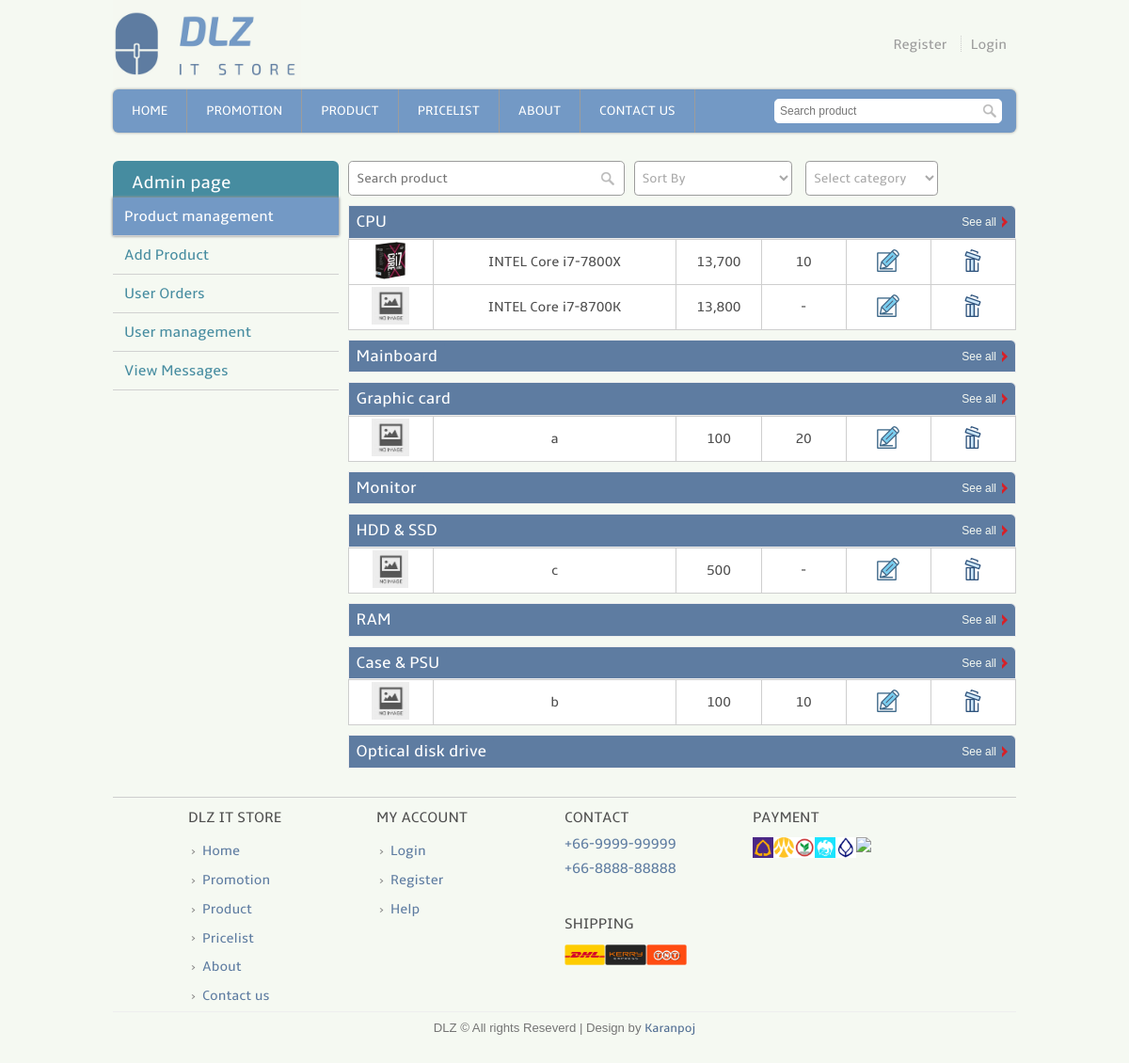
The app's page /admin.php with its own data.
### tables this page shows
CREATE TABLE `product` (
  `pro_id` int(11) NOT NULL,
  `pro_name` varchar(255) NOT NULL,
  `pro_pic` varchar(255) NOT NULL,
  `pro_desc` text NOT NULL,
  `pro_price` float NOT NULL,
  `pro_pdis` int(11) NOT NULL,
  `pro_psale` float NOT NULL,
  `pro_warr` varchar(11) NOT NULL,
  `pro_detail` text NOT NULL,
  `pro_avai` int(11) NOT NULL,
  `cat_id` int(11) NOT NULL
);

### template.class.php (called while the page is built, shortened)
<?php
    class Template {
        protected $file;
        protected $values = array();
        public function __construct($file) {
            $this->file = $file;
        }
        public function set($key, $value) {
            $this->values[$key] = $value;
        }
        public function output() {
            $output = file_get_contents($this->file);
            foreach ($this->values as $key => $value) {
            	$tagToReplace = "[@$key]";
            	$output = str_replace($tagToReplace, $value, $output);
            }
            return $output;
        }
    }
?>

### admin.php (the view, shortened to what this page needs)
<?php
	require_once('connect.php');
	include("template.class.php");
	if(!isset($_SESSION['username']))
	{
		$layout_header = new Template("layout_header.tpl");
		$layout_footer = new Template("layout_footer.tpl");
	}
	$layout_header->set('title','Admin : My account : IT Online Shopping website');
	echo $layout_header->output();
	if (!isset($_GET['sortby'])) {
		$sortby = "pro_price";
	}
	else{
		$sortby = $_GET['sortby'];
	}
?>
<div class="user_full">
	<div class="user_left">
		<table class="user_menu">
			<tr>
				<th>
					Admin page
				</th>
			</tr>
			<tr>
				<td class="active">
					<a href="admin.php">Product management</a>
				</td>
			</tr>
			<tr>
				<td>
					<a href="admin_add_product.php">Add Product</a>
				</td>
			</tr>
			<tr>
				<td>
					<a href="admin_check_order.php">User Orders</a>
				</td>
			</tr>
			<tr>
				<td>
					<a href="admin_user.php">User management</a>
				</td>
			</tr>
			<tr>
				<td>
					<a href="contact_read.php">View Messages</a>
				</td>
			</tr>
		</table>
	</div>
	<div class="admin_right">
		<div class="admin_tool_box">
			<div class="admin_search_box">
				<form method="get" action="admin_pro_search.php">
	     			<input type="text" placeholder="Search product" name="searchword">
	     			<input type="submit" value="">
			     </form>
			</div>
			<select class="sortby_tool" onchange="location = this.value;">
				<option disabled selected value> Sort By </option>
			</select>
			<select class="sortby_tool" onchange="location = this.value;">
				<option disabled selected value> Select category </option>
			</select>
     	</div>
			<?php
				echo '<div class="promotion_bar">
						<div class="heading">
    						<h2>CPU</h2>
    					</div>
    					<div class="see_all">
    						<p><a href="admin_cpu.php">See all</a></p>
    					</div>
    					<div class="clear"></div>
					</div>';
			echo	"<table class='product_tb'>";
				$q = "SELECT pro_id,pro_pic,pro_name,pro_price,pro_pdis,c.cat_name FROM product as p , category as c WHERE
p.cat_id = c.cat_id and c.cat_id = 1 ORDER BY ".$sortby;
				$result = $mysqli -> query($q);
				while($row=$result->fetch_array()){
					echo "<tr>";
					if (file_exists("img/product/".$row['pro_pic'])) {
						echo "<td><img src='img/product/".$row['pro_pic']."'  height='40px'></td>";
					}
					else{
						echo "<td><img src='img/product/noimgfoundsmall.jpg' width='40px' height='40px'></td>";
					}
					echo "<td>".$row['pro_name']."</td>";
					echo "<td>".number_format($row['pro_price'])."</td>";
					if ($row['pro_pdis'] == 0) {
						echo "<td>-</td>";
					}else{
						echo "<td>".$row['pro_pdis']."</td>";
					}
					echo "<td><a href='edit_pro.php?edit_id=".$row['pro_id']."'><img src='img/pro_edit.png' width='24' height='24'></td>";
					echo "<td><a href='del_pro.php?delete_id=".$row['pro_id']."' class='confirmation'><img src='img/pro_delete.png' width='24' height='24'></a></td>";
					echo "</tr>";
				}
				echo "</table>";
				echo '<div class="promotion_bar">
						<div class="heading">
    						<h2>Mainboard</h2>
    					</div>
    					<div class="see_all">
    						<p><a href="admin_mainboard.php">See all</a></p>
    					</div>
    					<div class="clear"></div>
					</div>';
			echo '<div class="promotion_bar">
						<div class="heading">
    						<h2>Graphic card</h2>
    					</div>
    					<div class="see_all">
    						<p><a href="admin_graphic_card.php">See all</a></p>
    					</div>
    					<div class="clear"></div>
					</div>';
				echo	"<table class='product_tb'>";
				$q = "SELECT pro_id,pro_pic,pro_name,pro_price,pro_pdis,c.cat_name FROM product as p , category as c WHERE
p.cat_id = c.cat_id and c.cat_id = 3 ORDER BY $sortby";
				$result = $mysqli -> query($q);
				while($row=$result->fetch_array()){
					echo "<tr>";
					if (file_exists("img/product/".$row['pro_pic'])) {
						echo "<td><img src='img/product/".$row['pro_pic']."' width='40px' height='40px'></td>";
					}
					else{
						echo "<td><img src='img/product/noimgfoundsmall.jpg' width='40px' height='40px'></td>";
					}
					echo "<td>".$row['pro_name']."</td>";
					echo "<td>".number_format($row['pro_price'])."</td>";
					if ($row['pro_pdis'] == 0) {
						echo "<td>-</td>";
					}else{
						echo "<td>".$row['pro_pdis']."</td>";
					}
					echo "<td><a href='edit_pro.php?edit_id=".$row['pro_id']."'><img src='img/pro_edit.png' width='24' height='24'></td>";
					echo "<td><a href='del_pro.php?delete_id=".$row['pro_id']."' class='confirmation'><img src='img/pro_delete.png' width='24' height='24'></a></td>";
					echo "</tr>";
				}
				echo "</table>";
			echo '<div class="promotion_bar">
						<div class="heading">
    						<h2>Monitor</h2>
    					</div>
    					<div class="see_all">
    						<p><a href="admin_monitor.php">See all</a></p>
    					</div>
    					<div class="clear"></div>
					</div>';
			echo '<div class="promotion_bar">
						<div class="heading">
    						<h2>HDD & SSD</h2>
    					</div>
    					<div class="see_all">
    						<p><a href="admin_hdd_ssd.php">See all</a></p>
    					</div>
    					<div class="clear"></div>
					</div>';
				echo	"<table class='product_tb'>";
				$q = "SELECT pro_id,pro_pic,pro_name,pro_price,pro_pdis,c.cat_name FROM product as p , category as c WHERE
p.cat_id = c.cat_id and c.cat_id = 5 ORDER BY $sortby";
				$result = $mysqli -> query($q);
				while($row=$result->fetch_array()){
					echo "<tr>";
					if (file_exists("img/product/".$row['pro_pic'])) {
						echo "<td><img src='img/product/".$row['pro_pic']."' height='40px'></td>";
					}
					else{
						echo "<td><img src='img/product/noimgfoundsmall.jpg' height='40px'></td>";
					}
					echo "<td>".$row['pro_name']."</td>";
					echo "<td>".number_format($row['pro_price'])."</td>";
					if ($row['pro_pdis'] == 0) {
						echo "<td>-</td>";
					}else{
						echo "<td>".$row['pro_pdis']."</td>";
					}
					echo "<td><a href='edit_pro.php?edit_id=".$row['pro_id']."'><img src='img/pro_edit.png' width='24' height='24'></a></td>";
					echo "<td><a href='del_pro.php?delete_id=".$row['pro_id']."' class='confirmation'><img src='img/pro_delete.png' width='24' height='24'></a></td>";
					echo "</tr>";
				}
				echo "</table>";
			echo '<div class="promotion_bar">
						<div class="heading">
    						<h2>RAM</h2>
    					</div>
    					<div class="see_all">
    						<p><a href="admin_ram.php">See all</a></p>
    					</div>
    					<div class="clear"></div>
					</div>';
			echo '<div class="promotion_bar">
						<div class="heading">
    						<h2>Case & PSU</h2>
    					</div>
    					<div class="see_all">
    						<p><a href="admin_case_psu.php">See all</a></p>
    					</div>
    					<div class="clear"></div>
					</div>';
				echo	"<table class='product_tb'>";
				$q = "SELECT pro_id,pro_pic,pro_name,pro_price,pro_pdis,c.cat_name FROM product as p , category as c WHERE
p.cat_id = c.cat_id and c.cat_id = 7 ORDER BY $sortby";
				$result = $mysqli -> query($q);
				while($row=$result->fetch_array()){
					echo "<tr>";
					if (file_exists("img/product/".$row['pro_pic'])) {
						echo "<td><img src='img/product/".$row['pro_pic']."' height='40px'></td>";
					}
					else{
						echo "<td><img src='img/product/noimgfoundsmall.jpg' width='40px' height='40px'></td>";
					}
					echo "<td>".$row['pro_name']."</td>";
					echo "<td>".number_format($row['pro_price'])."</td>";
					if ($row['pro_pdis'] == 0) {
						echo "<td>-</td>";
					}else{
						echo "<td>".$row['pro_pdis']."</td>";
					}
					echo "<td><a href='edit_pro.php?edit_id=".$row['pro_id']."'><img src='img/pro_edit.png' width='24' height='24'></td>";
					echo "<td><a href='del_pro.php?delete_id=".$row['pro_id']."' class='confirmation'><img src='img/pro_delete.png' width='24' height='24'></a></td>";
					echo "</tr>";
				}
				echo "</table>";
			echo '<div class="promotion_bar">
						<div class="heading">
    						<h2>Optical disk drive</h2>
    					</div>
    					<div class="see_all">
    						<p><a href="admin_odd.php">See all</a></p>
    					</div>
    					<div class="clear"></div>
					</div>';
			?>
	</div>
</div>
<?php
	echo $layout_footer->output();
?>

### records on screen
product: pro_pic (picture), pro_name "INTEL Core i7-7800X", pro_price "13,700", pro_pdis "10"
product: pro_name "INTEL Core i7-8700K", pro_price "13,800"
product: pro_name "a", pro_price "100", pro_pdis "20"
product: pro_name "c", pro_price "500"
product: pro_name "b", pro_price "100", pro_pdis "10"

### other values on screen
$layout_footer->output() "DLZ IT STORE Home Promotion Product Pricelist About Contact us MY ACCOUNT Login Register Help CONTACT +66-9999-99999 +66-8888-88888 SHIPPING PAYMENT DLZ © All rights Reseverd | Design by Karanpoj"
